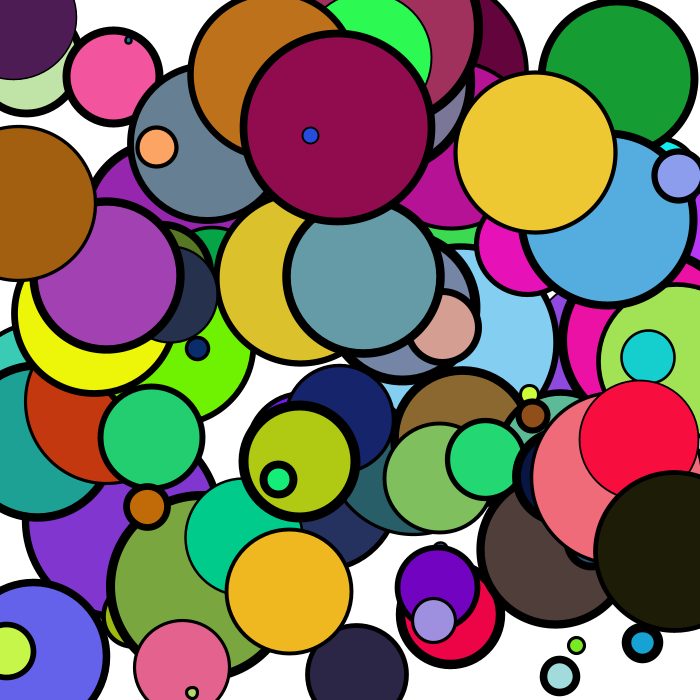
Frame 1 (no input)
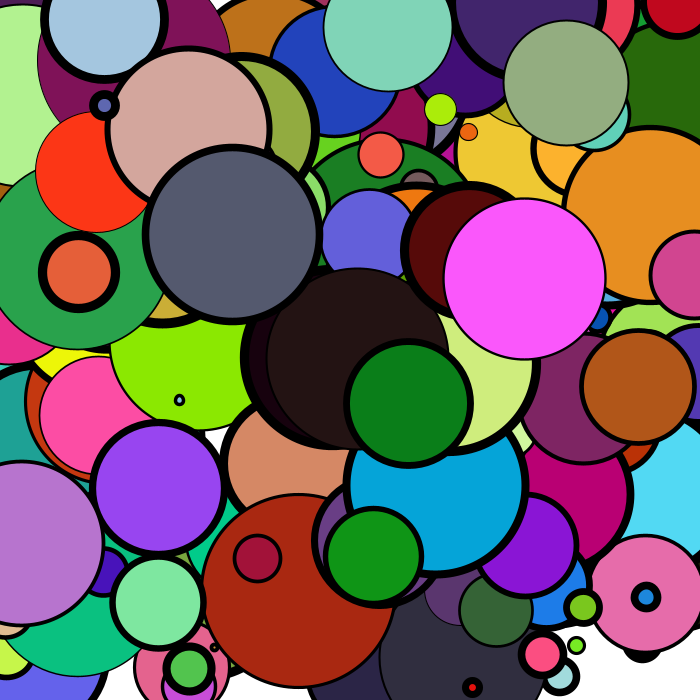
Frame 2 (the mouse pressed at the canvas centre, redrawn once)

The Processing sketch that drew these frames (run headless with seeded random() and noise(); the mouse was pressed at the canvas centre and the sketch redrawn once):

// Processing sketch: processing_58706
// ── processing_58706.pde

void setup () { // definiçao set up
  
  size (700, 700); // tamanho da janela
  background (255); // cor fundo janela
  smooth (); // suavizar elementos 
  noLoop (); // manter a imagem estatica
  

}
float posX, posY; // variavel posiçao X, e Y
float diametro; // variavel diametro 
float r, g, b; // variavel cor
float sw; // variavel tamanho do contorno


void draw () { // definiçao elementos composiçao 
  
  for ( int i = 0; i < 100; i = i + 1) // a repetiçao varia entre os valores 1 e 100
  {
    
  posX = random (width); // posiçao X aleatoria
  posY = random (height); // posiçao Y aleatoria
  diametro = random (5, 200); // diametro aleatorio entre 5 e 200
  r = random (255); // variavel cor na escala de vermelho
  g = random (255); // variavel cor na escala de verde
  b = random (255); // variavel cor na escala de azul
  sw = random (1, 10); // variavel do contorno entre 1 e 10
  
  strokeWeight (sw); // contorno
  fill (r, g, b); // preenchimento
  ellipse (posX, posY, diametro, diametro); // posiçao circulos
  
  }
  
}
